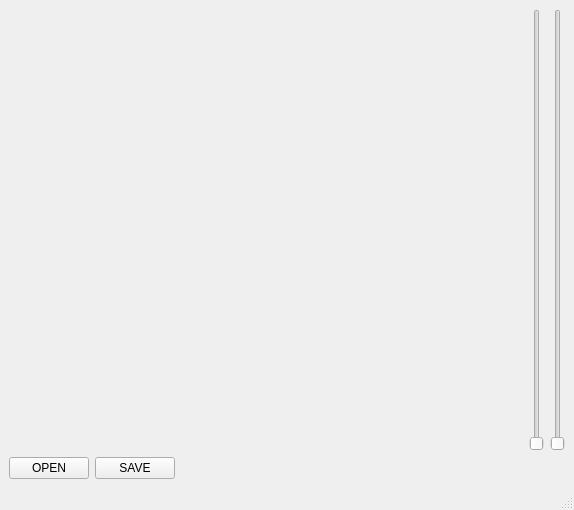
<?xml version="1.0" encoding="UTF-8"?>
<ui version="4.0">
 <class>MainWindow</class>
 <widget class="QMainWindow" name="MainWindow">
  <property name="geometry">
   <rect>
    <x>0</x>
    <y>0</y>
    <width>574</width>
    <height>510</height>
   </rect>
  </property>
  <property name="windowTitle">
   <string>MainWindow</string>
  </property>
  <widget class="QWidget" name="centralwidget">
   <layout class="QGridLayout" name="gridLayout_2">
    <item row="0" column="0">
     <layout class="QGridLayout" name="gridLayout">
      <item row="0" column="0" colspan="3">
       <layout class="QHBoxLayout" name="horizontalLayout_2">
        <item>
         <widget class="QLabel" name="label">
          <property name="text">
           <string/>
          </property>
          <property name="pixmap">
           <pixmap>images/cat.png</pixmap>
          </property>
         </widget>
        </item>
        <item>
         <layout class="QHBoxLayout" name="horizontalLayout">
          <item>
           <widget class="QSlider" name="verticalSlider_2">
            <property name="orientation">
             <enum>Qt::Vertical</enum>
            </property>
           </widget>
          </item>
          <item>
           <widget class="QSlider" name="verticalSlider">
            <property name="orientation">
             <enum>Qt::Vertical</enum>
            </property>
           </widget>
          </item>
         </layout>
        </item>
       </layout>
      </item>
      <item row="1" column="0">
       <widget class="QPushButton" name="pushButton_2">
        <property name="text">
         <string>OPEN</string>
        </property>
       </widget>
      </item>
      <item row="1" column="1">
       <widget class="QPushButton" name="pushButton">
        <property name="text">
         <string>SAVE</string>
        </property>
       </widget>
      </item>
      <item row="1" column="2">
       <spacer name="horizontalSpacer">
        <property name="orientation">
         <enum>Qt::Horizontal</enum>
        </property>
        <property name="sizeHint" stdset="0">
         <size>
          <width>40</width>
          <height>20</height>
         </size>
        </property>
       </spacer>
      </item>
     </layout>
    </item>
   </layout>
  </widget>
  <widget class="QMenuBar" name="menubar">
   <property name="geometry">
    <rect>
     <x>0</x>
     <y>0</y>
     <width>574</width>
     <height>21</height>
    </rect>
   </property>
  </widget>
  <widget class="QStatusBar" name="statusbar"/>
 </widget>
 <resources/>
 <connections>
  <connection>
   <sender>verticalSlider_2</sender>
   <signal>valueChanged(int)</signal>
   <receiver>label</receiver>
   <slot>setNum(int)</slot>
   <hints>
    <hint type="sourcelabel">
     <x>485</x>
     <y>263</y>
    </hint>
    <hint type="destinationlabel">
     <x>446</x>
     <y>269</y>
    </hint>
   </hints>
  </connection>
  <connection>
   <sender>verticalSlider</sender>
   <signal>valueChanged(int)</signal>
   <receiver>label</receiver>
   <slot>clear()</slot>
   <hints>
    <hint type="sourcelabel">
     <x>534</x>
     <y>373</y>
    </hint>
    <hint type="destinationlabel">
     <x>436</x>
     <y>383</y>
    </hint>
   </hints>
  </connection>
  <connection>
   <sender>pushButton_2</sender>
   <signal>clicked()</signal>
   <receiver>label</receiver>
   <slot>clear()</slot>
   <hints>
    <hint type="sourcelabel">
     <x>65</x>
     <y>460</y>
    </hint>
    <hint type="destinationlabel">
     <x>56</x>
     <y>442</y>
    </hint>
   </hints>
  </connection>
  <connection>
   <sender>pushButton</sender>
   <signal>clicked()</signal>
   <receiver>label</receiver>
   <slot>clear()</slot>
   <hints>
    <hint type="sourcelabel">
     <x>142</x>
     <y>464</y>
    </hint>
    <hint type="destinationlabel">
     <x>139</x>
     <y>447</y>
    </hint>
   </hints>
  </connection>
 </connections>
</ui>
